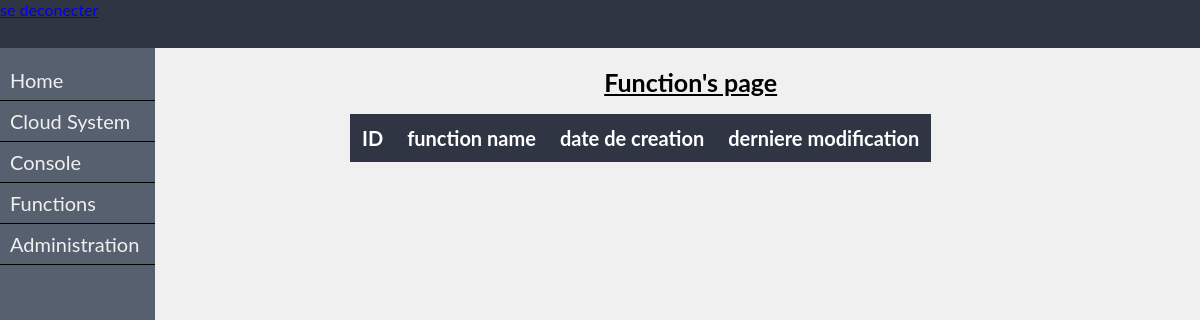
Before: /function.php?ID=1&func=default (signed in) with the older database file.
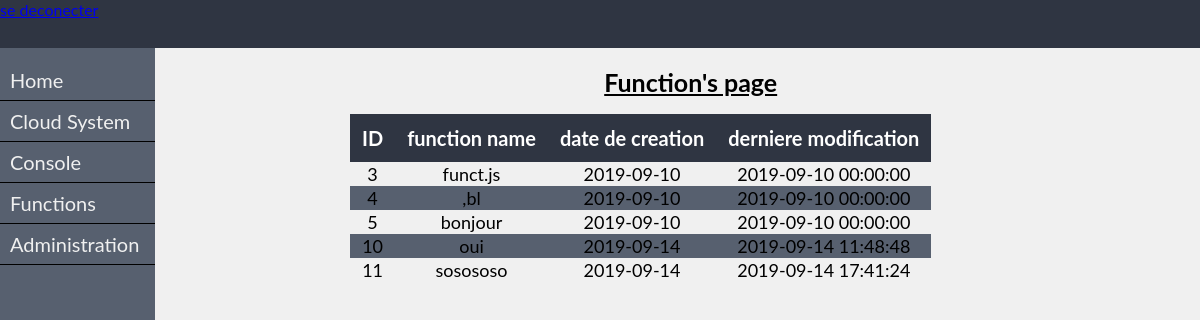
After: the same page with the newer database file.
### tables this page shows
CREATE TABLE `functions` (
  `ID` int(11) NOT NULL,
  `name_func` varchar(255) NOT NULL,
  `function` text NOT NULL,
  `date_de_creation` date NOT NULL,
  `derniere_modif` datetime NOT NULL,
  `auteur` varchar(255) NOT NULL
);

### listfunc.inc.php (the view)
<h1>Function's page</h1>
<table id="listfunct" class="table listfunc">
    <thead>
        <tr>
            <th>ID</th>
            <th>function name</th>
            <th>date de creation</th>
            <th>derniere modification</th>
        </tr>
    </thead>
    <tbody>
<?php
    while ($donnees=$req->fetch()) {
        echo '<tr>';
        echo '<td>'.$donnees['ID'].'</td>';
        echo '<td>'.$donnees['name_func'].'</td>';
        echo '<td>'.$donnees['date_de_creation'].'</td>';
        echo '<td>'.$donnees['derniere_modif'].'</td>';
        echo '</tr>';
    }
?>
    </tbody>
</table>

### function.php (shortened to what this page needs)
<?php
if (isset($_SESSION['ID']) && isset($_GET['func'])) {
    if ($_SESSION['ID']==$_GET['ID']) {
    try {
            $bdd=new PDO('mysql:host=localhost;dbname=cloudtype;charset=utf8','root','');
        } catch (Exception $e) {
            die('Erreur :'.$e->getMessage());
        }
    $req=$bdd->prepare('SELECT * FROM functions WHERE auteur=?');
    $req->execute(array($_SESSION['user']));
    }else{
        header('Location:deconnexion.php?error=404');
    }
}else{
    header('Location:deconnexion.php');
}
?>
<!DOCTYPE html>
<html>
<head>
    <link rel="stylesheet" type="text/css" href="main.css">
    <link rel="stylesheet" type="text/css" href="function.css">
	<link rel="stylesheet" type="text/css" href="nav.css">
	<link rel="stylesheet" type="text/css" href="header.css">
</head>
<body>
<div id="page">
<?php include('header.inc.php');
include('nav.inc.php');?>
<div class="container">
<main>
<?php
if ($_GET['func']=="default") {
    include('listfunc.inc.php');
}
echo '</div>';
?>
</div>
</body>
</html>

### header.inc.php
<header>
	<a href="deconnexion.php">se deconecter</a>
</header>

### nav.inc.php (shortened to what this page needs)
<nav>
		<ul>
			<li><a class="menu" href=<?php echo 'acceuil.php?ID='.$_GET['ID']; ?>>Home</a></li>
			<li><a class="menu" href="#">Cloud System</a>
			</li>
			<li><a class="menu" href="">Console</a></li>
			<li><a class="menu" <?php echo 'href=function.php?ID='.$_SESSION['ID'].'&func=default'; ?>>Functions</a>
			</li>
			<li><a class="menu" href="">Administration</a></li>
		</ul>
</nav>

### main.css (style rules this page uses)
html { font-family: 'Lato', sans-serif;; margin: 0 ; padding: 0; background-color: #f0f0f0; }
body { margin: 0; width: 100%; height: 100%; }
main h1 { font-size: 25px; }
main th { font-size: 20px; }
main { position: relative; margin-right: 10px; width: auto; display: inline-block; font-size: 18px; top: 50px; margin-left: 250px; }
.container { position: relative; margin-left: 100px; margin-right: 10px; width: auto; display: inline-block; }
#page { position: relative; }
h1 { margin-left: 100px; text-align: center; }

### function.css (style rules this page uses)
table th { color: white; background-color: #2f3542; padding: 12px; }
table { border-collapse: collapse; text-align: center; }
table tr:nth-child(even) { background-color:#57606f; }

### nav.css (style rules this page uses)
h1 { font-size: 60px; text-decoration: underline; }
th { font-size: 30px; }
nav { width: 155px; height: 100%; background-color: #57606f; position: fixed; top: 40px; }
nav ul { list-style: none; padding: 0; overflow: hidden; font-size: 20px; }
nav li a { display: block; text-decoration: none; color: #f0f0f0; padding-left: 10px; }
nav li { text-align: initial; line-height: 2; }
nav ul li { display: block; border-bottom: 1px solid #000000; }

### header.css (style rules this page uses)
header { position: fixed; width: 100%; height: 48px; background-color: #2f3542; z-index: 10; }

Changed rows visible on the page:
added functions: ID "3", name_func "funct.js", date_de_creation "2019-09-10", derniere_modif "2019-09-10 00:00:00"
added functions: ID "4", name_func ",bl", date_de_creation "2019-09-10", derniere_modif "2019-09-10 00:00:00"
added functions: ID "5", name_func "bonjour", date_de_creation "2019-09-10", derniere_modif "2019-09-10 00:00:00"
added functions: ID "10", name_func "oui", date_de_creation "2019-09-14", derniere_modif "2019-09-14 11:48:48"
added functions: ID "11", name_func "sosososo", date_de_creation "2019-09-14", derniere_modif "2019-09-14 17:41:24"
